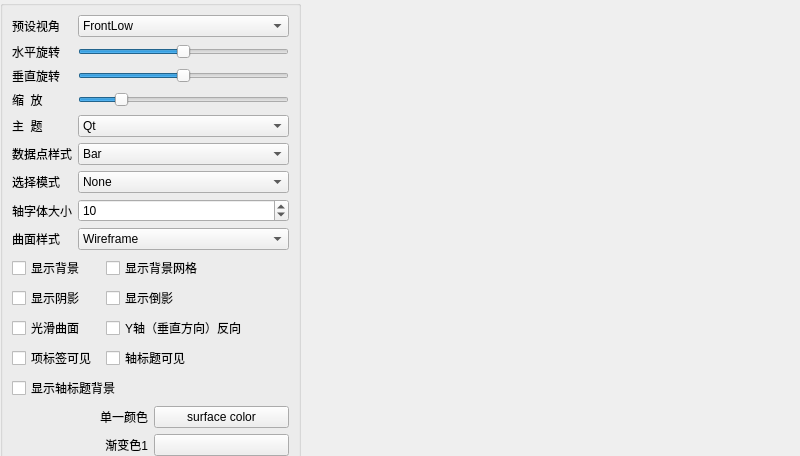
<?xml version="1.0" encoding="UTF-8"?>
<ui version="4.0">
 <class>MainWindow</class>
 <widget class="QMainWindow" name="MainWindow">
  <property name="geometry">
   <rect>
    <x>0</x>
    <y>0</y>
    <width>800</width>
    <height>456</height>
   </rect>
  </property>
  <property name="windowTitle">
   <string>MainWindow</string>
  </property>
  <widget class="QWidget" name="centralwidget">
   <widget class="QGroupBox" name="groupBox">
    <property name="geometry">
     <rect>
      <x>0</x>
      <y>0</y>
      <width>301</width>
      <height>561</height>
     </rect>
    </property>
    <property name="title">
     <string/>
    </property>
    <layout class="QVBoxLayout" name="verticalLayout">
     <item>
      <layout class="QGridLayout" name="gridLayout">
       <item row="0" column="0">
        <widget class="QLabel" name="label_6">
         <property name="text">
          <string>预设视角</string>
         </property>
         <property name="buddy">
          <cstring>comboBox</cstring>
         </property>
        </widget>
       </item>
       <item row="0" column="1">
        <widget class="QComboBox" name="comboBox">
         <item>
          <property name="text">
           <string>FrontLow</string>
          </property>
         </item>
         <item>
          <property name="text">
           <string>Front</string>
          </property>
         </item>
         <item>
          <property name="text">
           <string>FrontHigh</string>
          </property>
         </item>
         <item>
          <property name="text">
           <string>LeftLow</string>
          </property>
         </item>
         <item>
          <property name="text">
           <string>Left</string>
          </property>
         </item>
         <item>
          <property name="text">
           <string>LeftHigh</string>
          </property>
         </item>
         <item>
          <property name="text">
           <string>RightLow</string>
          </property>
         </item>
         <item>
          <property name="text">
           <string>Right</string>
          </property>
         </item>
         <item>
          <property name="text">
           <string>RightHigh</string>
          </property>
         </item>
         <item>
          <property name="text">
           <string>BehindLow</string>
          </property>
         </item>
         <item>
          <property name="text">
           <string>Behind</string>
          </property>
         </item>
         <item>
          <property name="text">
           <string>BehindHigh</string>
          </property>
         </item>
         <item>
          <property name="text">
           <string>IsometricLeft</string>
          </property>
         </item>
         <item>
          <property name="text">
           <string>IsometricLeftHigh</string>
          </property>
         </item>
         <item>
          <property name="text">
           <string>IsometricRight</string>
          </property>
         </item>
         <item>
          <property name="text">
           <string>IsometricRightHigh</string>
          </property>
         </item>
         <item>
          <property name="text">
           <string>DirectlyAbove</string>
          </property>
         </item>
         <item>
          <property name="text">
           <string>DirectlyAboveCW45</string>
          </property>
         </item>
         <item>
          <property name="text">
           <string>DirectlyAboveCCW45</string>
          </property>
         </item>
         <item>
          <property name="text">
           <string>FrontBelow</string>
          </property>
         </item>
         <item>
          <property name="text">
           <string>LeftBelow</string>
          </property>
         </item>
         <item>
          <property name="text">
           <string>RightBelow</string>
          </property>
         </item>
         <item>
          <property name="text">
           <string>BehindBelow</string>
          </property>
         </item>
         <item>
          <property name="text">
           <string>DirectlyBelow</string>
          </property>
         </item>
        </widget>
       </item>
       <item row="1" column="0">
        <widget class="QLabel" name="label_7">
         <property name="text">
          <string>水平旋转</string>
         </property>
         <property name="buddy">
          <cstring>sliderH</cstring>
         </property>
        </widget>
       </item>
       <item row="1" column="1">
        <widget class="QSlider" name="sliderH">
         <property name="minimum">
          <number>-180</number>
         </property>
         <property name="maximum">
          <number>180</number>
         </property>
         <property name="orientation">
          <enum>Qt::Horizontal</enum>
         </property>
        </widget>
       </item>
       <item row="2" column="0">
        <widget class="QLabel" name="label_8">
         <property name="text">
          <string>垂直旋转</string>
         </property>
         <property name="buddy">
          <cstring>sliderV</cstring>
         </property>
        </widget>
       </item>
       <item row="2" column="1">
        <widget class="QSlider" name="sliderV">
         <property name="minimum">
          <number>-180</number>
         </property>
         <property name="maximum">
          <number>180</number>
         </property>
         <property name="orientation">
          <enum>Qt::Horizontal</enum>
         </property>
        </widget>
       </item>
       <item row="3" column="0">
        <widget class="QLabel" name="label_12">
         <property name="text">
          <string>缩  放</string>
         </property>
         <property name="buddy">
          <cstring>sliderZoom</cstring>
         </property>
        </widget>
       </item>
       <item row="3" column="1">
        <widget class="QSlider" name="sliderZoom">
         <property name="minimum">
          <number>10</number>
         </property>
         <property name="maximum">
          <number>500</number>
         </property>
         <property name="value">
          <number>100</number>
         </property>
         <property name="orientation">
          <enum>Qt::Horizontal</enum>
         </property>
        </widget>
       </item>
       <item row="4" column="0">
        <widget class="QLabel" name="label">
         <property name="text">
          <string>主  题</string>
         </property>
         <property name="buddy">
          <cstring>cBoxTheme</cstring>
         </property>
        </widget>
       </item>
       <item row="4" column="1">
        <widget class="QComboBox" name="cBoxTheme">
         <item>
          <property name="text">
           <string>Qt</string>
          </property>
         </item>
         <item>
          <property name="text">
           <string>Primary Colors</string>
          </property>
         </item>
         <item>
          <property name="text">
           <string>Digia</string>
          </property>
         </item>
         <item>
          <property name="text">
           <string>StoneMoss</string>
          </property>
         </item>
         <item>
          <property name="text">
           <string>ArmyBlue</string>
          </property>
         </item>
         <item>
          <property name="text">
           <string>Retro</string>
          </property>
         </item>
         <item>
          <property name="text">
           <string>Ebony</string>
          </property>
         </item>
         <item>
          <property name="text">
           <string>Isabelle</string>
          </property>
         </item>
        </widget>
       </item>
       <item row="5" column="0">
        <widget class="QLabel" name="label_2">
         <property name="text">
          <string>数据点样式</string>
         </property>
         <property name="buddy">
          <cstring>cBoxBarStyle</cstring>
         </property>
        </widget>
       </item>
       <item row="5" column="1">
        <widget class="QComboBox" name="cBoxBarStyle">
         <item>
          <property name="text">
           <string>Bar</string>
          </property>
         </item>
         <item>
          <property name="text">
           <string>Cube</string>
          </property>
         </item>
         <item>
          <property name="text">
           <string>Pyramid</string>
          </property>
         </item>
         <item>
          <property name="text">
           <string>Cone</string>
          </property>
         </item>
         <item>
          <property name="text">
           <string>Cylinder</string>
          </property>
         </item>
         <item>
          <property name="text">
           <string>BevelBar</string>
          </property>
         </item>
         <item>
          <property name="text">
           <string>BevelCube</string>
          </property>
         </item>
         <item>
          <property name="text">
           <string>Sphere</string>
          </property>
         </item>
         <item>
          <property name="text">
           <string>Minimal</string>
          </property>
         </item>
         <item>
          <property name="text">
           <string>Arrow</string>
          </property>
         </item>
         <item>
          <property name="text">
           <string>Point</string>
          </property>
         </item>
        </widget>
       </item>
       <item row="6" column="0">
        <widget class="QLabel" name="label_3">
         <property name="text">
          <string>选择模式</string>
         </property>
         <property name="buddy">
          <cstring>cBoxSelectionMode</cstring>
         </property>
        </widget>
       </item>
       <item row="6" column="1">
        <widget class="QComboBox" name="cBoxSelectionMode">
         <item>
          <property name="text">
           <string>None</string>
          </property>
         </item>
         <item>
          <property name="text">
           <string>Item</string>
          </property>
         </item>
         <item>
          <property name="text">
           <string>Row Slice</string>
          </property>
         </item>
         <item>
          <property name="text">
           <string>Column Slice</string>
          </property>
         </item>
        </widget>
       </item>
       <item row="7" column="0">
        <widget class="QLabel" name="label_4">
         <property name="text">
          <string>轴字体大小</string>
         </property>
         <property name="buddy">
          <cstring>spinFontSize</cstring>
         </property>
        </widget>
       </item>
       <item row="7" column="1">
        <widget class="QSpinBox" name="spinFontSize">
         <property name="minimum">
          <number>5</number>
         </property>
         <property name="value">
          <number>10</number>
         </property>
        </widget>
       </item>
       <item row="8" column="0">
        <widget class="QLabel" name="label_5">
         <property name="text">
          <string>曲面样式</string>
         </property>
        </widget>
       </item>
       <item row="8" column="1">
        <widget class="QComboBox" name="comboDrawMode">
         <item>
          <property name="text">
           <string>Wireframe</string>
          </property>
         </item>
         <item>
          <property name="text">
           <string>Surface</string>
          </property>
         </item>
         <item>
          <property name="text">
           <string>Surface And Wireframe</string>
          </property>
         </item>
        </widget>
       </item>
      </layout>
     </item>
     <item>
      <layout class="QGridLayout" name="gridLayout_3">
       <item row="1" column="1" colspan="2">
        <widget class="QCheckBox" name="chkBoxReflection">
         <property name="text">
          <string>显示倒影</string>
         </property>
        </widget>
       </item>
       <item row="0" column="0">
        <widget class="QCheckBox" name="chkBoxBackground">
         <property name="text">
          <string>显示背景</string>
         </property>
        </widget>
       </item>
       <item row="0" column="1" colspan="2">
        <widget class="QCheckBox" name="chkBoxGrid">
         <property name="text">
          <string>显示背景网格</string>
         </property>
        </widget>
       </item>
       <item row="1" column="0">
        <widget class="QCheckBox" name="chkBoxShadow">
         <property name="text">
          <string>显示阴影</string>
         </property>
        </widget>
       </item>
       <item row="3" column="0">
        <widget class="QCheckBox" name="chkBoxItemLabel">
         <property name="text">
          <string>项标签可见</string>
         </property>
        </widget>
       </item>
       <item row="4" column="0" colspan="2">
        <widget class="QCheckBox" name="chkBoxAxisBackground">
         <property name="text">
          <string>显示轴标题背景</string>
         </property>
        </widget>
       </item>
       <item row="2" column="0">
        <widget class="QCheckBox" name="chkBoxSmooth">
         <property name="text">
          <string>光滑曲面</string>
         </property>
        </widget>
       </item>
       <item row="2" column="1" colspan="2">
        <widget class="QCheckBox" name="chkBoxReverse">
         <property name="text">
          <string>Y轴（垂直方向）反向</string>
         </property>
        </widget>
       </item>
       <item row="3" column="1">
        <widget class="QCheckBox" name="chkBoxAxisTitle">
         <property name="text">
          <string>轴标题可见</string>
         </property>
        </widget>
       </item>
      </layout>
     </item>
     <item>
      <layout class="QGridLayout" name="gridLayout_2">
       <item row="0" column="0">
        <widget class="QLabel" name="label_11">
         <property name="text">
          <string>单一颜色</string>
         </property>
         <property name="alignment">
          <set>Qt::AlignRight|Qt::AlignTrailing|Qt::AlignVCenter</set>
         </property>
         <property name="buddy">
          <cstring>btnBarColor</cstring>
         </property>
        </widget>
       </item>
       <item row="0" column="1">
        <widget class="QPushButton" name="btnBarColor">
         <property name="text">
          <string>surface color</string>
         </property>
        </widget>
       </item>
       <item row="1" column="0">
        <widget class="QLabel" name="label_9">
         <property name="text">
          <string>渐变色1</string>
         </property>
         <property name="alignment">
          <set>Qt::AlignRight|Qt::AlignTrailing|Qt::AlignVCenter</set>
         </property>
         <property name="buddy">
          <cstring>btnGrad1</cstring>
         </property>
        </widget>
       </item>
       <item row="1" column="1">
        <widget class="QPushButton" name="btnGrad1">
         <property name="text">
          <string/>
         </property>
        </widget>
       </item>
       <item row="2" column="0">
        <widget class="QLabel" name="label_10">
         <property name="text">
          <string>渐变色2</string>
         </property>
         <property name="alignment">
          <set>Qt::AlignRight|Qt::AlignTrailing|Qt::AlignVCenter</set>
         </property>
         <property name="buddy">
          <cstring>btnGrad2</cstring>
         </property>
        </widget>
       </item>
       <item row="2" column="1">
        <widget class="QPushButton" name="btnGrad2">
         <property name="text">
          <string/>
         </property>
        </widget>
       </item>
      </layout>
     </item>
     <item>
      <spacer name="verticalSpacer">
       <property name="orientation">
        <enum>Qt::Vertical</enum>
       </property>
       <property name="sizeHint" stdset="0">
        <size>
         <width>20</width>
         <height>18</height>
        </size>
       </property>
      </spacer>
     </item>
    </layout>
   </widget>
  </widget>
 </widget>
 <resources/>
 <connections/>
</ui>
